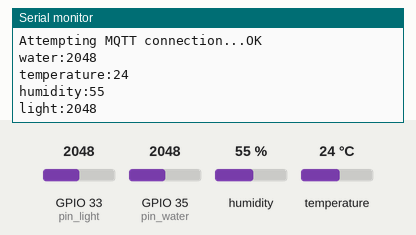
This program was run on a simulated ESP32. Shown: the last lines printed to the serial monitor. Inputs (shaded band) come from the test bench; at power-on: humidity 55 %, GPIO 33 (pin_light) = 2048, GPIO 35 (pin_water) = 2048, temperature 24 °C. WiFi joins after 1.5 s; servers stay silent unless stated; no MQTT or app messages arrive unless stated.

Above: at 2.7 s.
2.8 s: humidity set to 22 %
At 12.1 s:
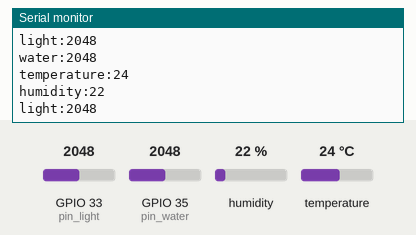
12.8 s: GPIO 33 (pin_light) set to 2866
At 22.2 s:
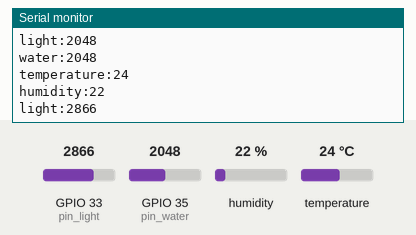
22.8 s: GPIO 35 (pin_water) set to 2866
32.8 s: temperature set to 12 °C
At 42.5 s:
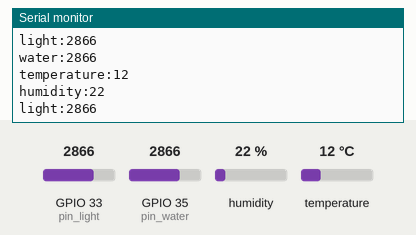
42.8 s: GPIO 33 (pin_light) set to 3972
At 52.6 s:
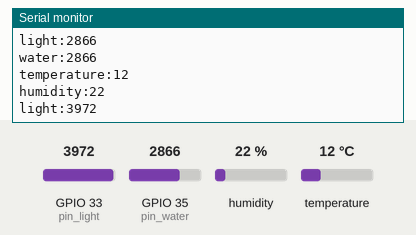
52.8 s: GPIO 35 (pin_water) set to 3972
Timing chart, 0 to 55.8 s (numbered marks = the images above; inputs shaded):
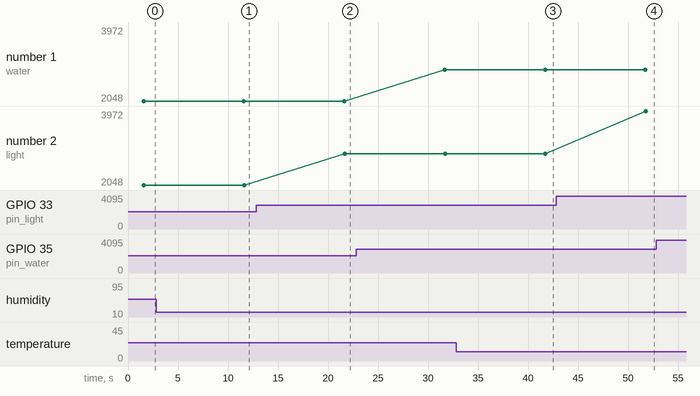

The program:

main.cpp
```cpp
#include <Arduino.h>
#include <WiFi.h>
#include <WiFiClient.h>
#include <Arduino.h>
#include <include/conf.hpp>
#include <PubSubClient.h>
#include <Adafruit_Sensor.h>
#include <sstream>
#include "DHT.h"

using std::stringstream;

// Needed Objects
// Wifi
WiFiClient wifiClient;
// MQTT
PubSubClient mqttClient(wifiClient);
// Sensors
DHT dht(pin_dht, DHTTYPE);


// Functions
// Wifi
void setup_wifi();
// Mqtt
void mqttConnect();
void callback(char* topic, byte* message, unsigned int length);
//Sensors
void readWaterSensor();
void readDHTTemperature();
void readDHTHumidity();
void readLightSensor();


void setup() {
  Serial.begin(PORT_SPEED);
  // Initialize PINS
  pinMode(pin_water, INPUT);
  // Setup wifi
  setup_wifi();
  // MQTT setup
  mqttClient.setServer(broker_ip, 1883);
  mqttClient.setCallback(callback);
  //DHT Setup
  dht.begin();
}

void loop() {
  if (!mqttClient.connected()) {
    mqttConnect();
  }

  // Let PubSubClient library do his magic
  mqttClient.loop();
  readWaterSensor();
  readDHTTemperature();
  readDHTHumidity();
  readLightSensor();
  delay(1000 * 10);
}

// WIFI
void setup_wifi() {
  Serial.print("\nConnecting to ");
  Serial.println(ssid);
  WiFi.begin(ssid, password); // Connect to network
  while (WiFi.status() != WL_CONNECTED) { // Wait for connection
    delay(500);
    Serial.print(".");
  }

  Serial.println("WiFi connected");
  Serial.print("IP address: ");
  Serial.println(WiFi.localIP());
}


// MQTT
void mqttConnect() {
  // Loop until we're reconnected
  while (!mqttClient.connected()) {
    Serial.print("Attempting MQTT connection...");
    if (mqttClient.connect(ID)) Serial.println("OK");
    else { // Retry connection
      Serial.print("failed, rc=");
      Serial.print(mqttClient.state());
      Serial.println(" try again in 5 seconds");
      delay(5000);
    }
  }
}

void callback(char* topic, byte* message, unsigned int length){}

// Sensors
void readWaterSensor(){
  int water_data =  analogRead(pin_water);
  stringstream ss;
  ss << "water:" << water_data;
  mqttClient.publish(topic_water, ss.str().c_str());
  Serial.println(ss.str().c_str());
}

void readDHTTemperature(){
  float temperature_data = dht.readTemperature();
  stringstream ss;
  ss << "temperature:" << temperature_data;
  mqttClient.publish(topic_water, ss.str().c_str());
  Serial.println(ss.str().c_str());
}

void readDHTHumidity(){
  float humidity_data = dht.readHumidity();
  stringstream ss;
  ss << "humidity:" << humidity_data;
  mqttClient.publish(topic_water, ss.str().c_str());
  Serial.println(ss.str().c_str());
}

void readLightSensor(){
  delay(10);
  int light_data = analogRead(pin_light);
  stringstream ss;
  ss << "light:" << light_data;
  mqttClient.publish(topic_water, ss.str().c_str());
  Serial.println(ss.str().c_str());
}
```

conf.hpp
```cpp
#ifndef CONF_HPP
#define CONF_HPP

// ESP Configuration
const int PORT_SPEED = 9600;

// WiFi parameters
const char* ssid = "GerarC";
const char* password = "Baracunatana";

/// MQTT Configuration
// IP & Thing name
const char* broker_ip = "192.168.198.7"; // IP address of your MQTT
const char *ID = "sensors";  // Name of our device, must be unique

// Topics
const char *topic_water = "hammer/water_out";
const char *topic_temperature = "hammer/temperature_out";
const char *topic_humidity = "hammer/humidity_out";
const char *topic_light = "hammer/light_out";

// Pin configuration
#define DHTTYPE DHT11
const int pin_water = 35;
const int pin_dht = 32;
const int pin_light = 33;

#endif//CONF_H
```

Measured:
- after the input at 2.8 s, the serial monitor: prints a new line after 8.8 s (image 1)
- after the input at 12.8 s, the serial monitor: prints a new line after 8.9 s (image 2)
- after the input at 32.8 s, the serial monitor: prints a new line after 8.9 s (image 3)
- after the input at 42.8 s, the serial monitor: prints a new line after 9.0 s (image 4)
- plotted number 2: 2048 → 2866 after the input at 12.8 s, 2866 → 3972 after the input at 42.8 s
